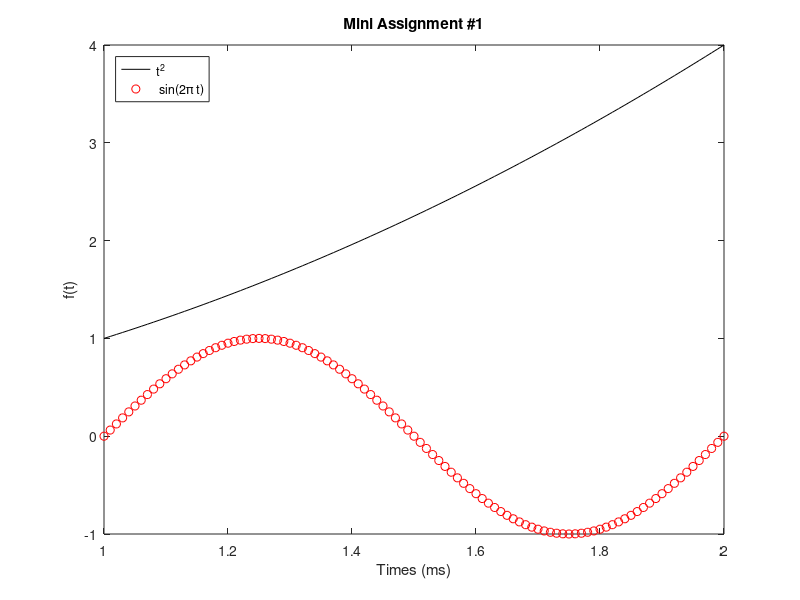

Write MATLAB code to recreate this figure.
t=1:0.01:2;
y1=t.^2;
y2=sin(2*pi*t);
plot(t,y1,'k-',t,y2,'ro');
legend('t^2 ',' sin(2\pi t)','Location','northwest');
xlabel('Times (ms)');
ylabel('f(t)');
title('Mini Assignment #1');
